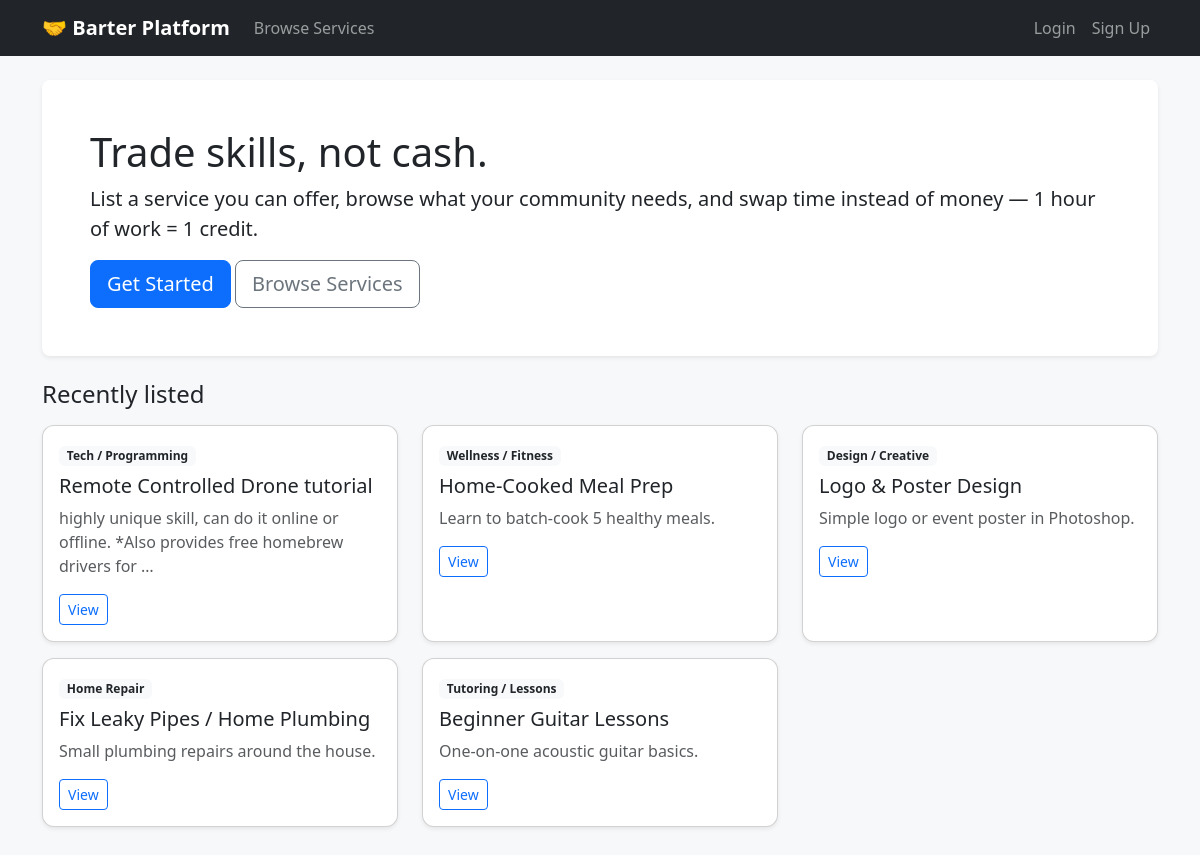
The page / on the database its author committed.
### core/models.py (models this page shows, shortened)
class ServiceListing(models.Model):
    CATEGORY_CHOICES = [
        ("tutoring", "Tutoring / Lessons"),
        ("repair", "Home Repair"),
        ("design", "Design / Creative"),
        ("tech", "Tech / Programming"),
        ("wellness", "Wellness / Fitness"),
        ("other", "Other"),
    ]
    user = models.ForeignKey(settings.AUTH_USER_MODEL, on_delete=models.CASCADE, related_name="listings")
    title = models.CharField(max_length=150)
    description = models.TextField()
    category = models.CharField(max_length=20, choices=CATEGORY_CHOICES, default="other")
    skills = models.CharField(
        max_length=255, help_text="Comma-separated keywords used for matching, e.g. guitar, music theory"
    )
    duration_hours = models.PositiveIntegerField(default=1, help_text="Typical length of one session, in hours")
    location = models.CharField(max_length=120, blank=True)
    is_active = models.BooleanField(default=True)
    created_at = models.DateTimeField(auto_now_add=True)
    class Meta:
        ordering = ["-created_at"]

### core/views.py (the view)
# urls.py: path("", views.home, name="home"),
def home(request):
    if request.user.is_authenticated:
        return redirect("dashboard")
    recent = ServiceListing.objects.filter(is_active=True)[:6]
    return render(request, "core/home.html", {"recent": recent})

### core/templates/core/home.html
{% extends "core/base.html" %}
{% block content %}
<div class="p-5 mb-4 bg-white rounded-3 shadow-sm">
    <h1 class="display-6">Trade skills, not cash.</h1>
    <p class="lead">List a service you can offer, browse what your community needs, and swap time instead of money — 1 hour of work = 1 credit.</p>
    <a href="{% url 'signup' %}" class="btn btn-primary btn-lg">Get Started</a>
    <a href="{% url 'listing_list' %}" class="btn btn-outline-secondary btn-lg">Browse Services</a>
</div>
<h4 class="mb-3">Recently listed</h4>
<div class="row">
    {% for listing in recent %}
    <div class="col-md-4 mb-3">
        <div class="card h-100 shadow-sm">
            <div class="card-body">
                <span class="badge bg-light text-dark mb-2">{{ listing.get_category_display }}</span>
                <h5 class="card-title">{{ listing.title }}</h5>
                <p class="card-text text-muted">{{ listing.description|truncatewords:15 }}</p>
                <a href="{% url 'listing_detail' listing.pk %}" class="btn btn-sm btn-outline-primary">View</a>
            </div>
        </div>
    </div>
    {% empty %}
    <p class="text-muted">No listings yet — be the first!</p>
    {% endfor %}
</div>
{% endblock %}

### core/templates/core/base.html (shortened to what this page needs)
{% load static %}
<!DOCTYPE html>
<html lang="en">
<head>
    <link href="https://cdn.jsdelivr.net/npm/bootstrap@5.3.3/dist/css/bootstrap.min.css" rel="stylesheet">
</head>
<body>
<nav class="navbar navbar-expand-lg navbar-dark bg-dark mb-4">
    <div class="container">
        <a class="navbar-brand" href="{% url 'home' %}">🤝 Barter Platform</a>
        <div class="collapse navbar-collapse" id="navMenu">
            <ul class="navbar-nav me-auto">
                <li class="nav-item"><a class="nav-link" href="{% url 'listing_list' %}">Browse Services</a></li>
            </ul>
            <ul class="navbar-nav">
                {% if user.is_authenticated %}
                <li class="nav-item"><span class="nav-link disabled">Hi, {{ user.username }}</span></li>
                <li class="nav-item"><a class="nav-link" href="{% url 'logout' %}">Logout</a></li>
                {% else %}
                <li class="nav-item"><a class="nav-link" href="{% url 'login' %}">Login</a></li>
                <li class="nav-item"><a class="nav-link" href="{% url 'signup' %}">Sign Up</a></li>
                {% endif %}
            </ul>
        </div>
    </div>
</nav>
<div class="container mb-5">
    {% block content %}{% endblock %}
</div>
</body>
</html>

### core/templates/core/base.html (style rules this page uses)
body { background: #f7f8fa; }
.navbar-brand { font-weight: 600; }
.card { border-radius: 12px; }

### rows shown on the page
ServiceListing: category "Tech / Programming", title "Remote Controlled Drone tutorial", description "highly unique skill, can do it online or offline. *Also provides free homebrew drivers for …"
ServiceListing: category "Wellness / Fitness", title "Home-Cooked Meal Prep", description "Learn to batch-cook 5 healthy meals."
ServiceListing: category "Design / Creative", title "Logo & Poster Design", description "Simple logo or event poster in Photoshop."
ServiceListing: category "Home Repair", title "Fix Leaky Pipes / Home Plumbing", description "Small plumbing repairs around the house."
ServiceListing: category "Tutoring / Lessons", title "Beginner Guitar Lessons", description "One-on-one acoustic guitar basics."
